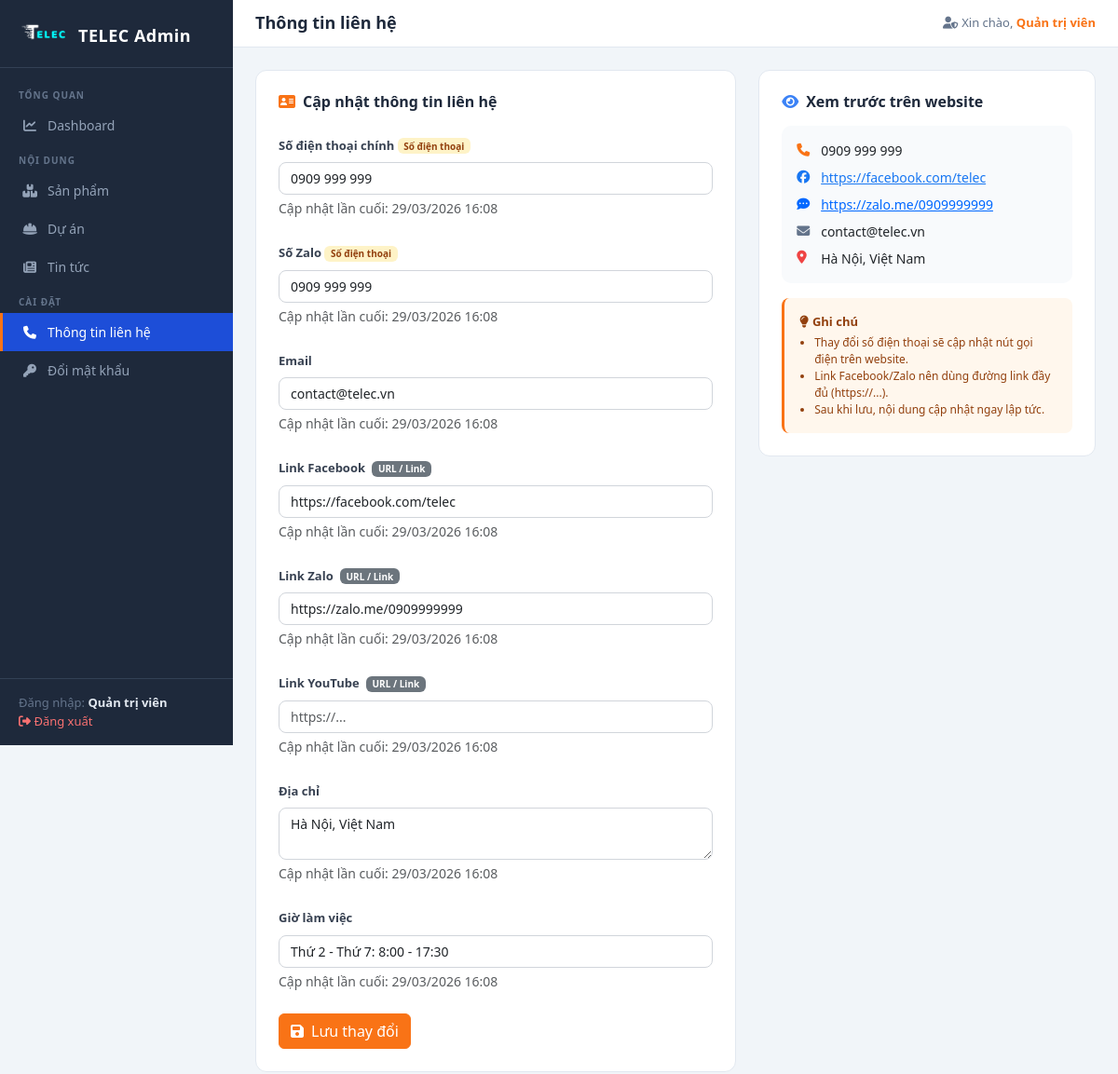
The app's page /admin/contact/index.php (signed in) with its own data.
### tables this page shows
CREATE TABLE IF NOT EXISTS `contact_info` (
    `id` INT AUTO_INCREMENT PRIMARY KEY,
    `key_name` VARCHAR(100) UNIQUE NOT NULL,
    `label` VARCHAR(100) NOT NULL,
    `value` TEXT NOT NULL,
    `updated_at` TIMESTAMP DEFAULT CURRENT_TIMESTAMP ON UPDATE CURRENT_TIMESTAMP
);

### admin/contact/index.php (the view, shortened to what this page needs)
<?php
$page_title = 'Thông tin liên hệ';
$db = getDB();
$contacts = $db->query('SELECT * FROM contact_info ORDER BY id ASC')->fetchAll();
require '../includes/header.php';
?>
<div class="row">
    <div class="col-lg-7">
        <div class="form-card">
            <h6 class="mb-4" style="color:#1e293b;font-weight:700">
                <i class="fas fa-address-card me-2" style="color:var(--orange)"></i>Cập nhật thông tin liên hệ
            </h6>
            <form method="POST">
                <?php foreach ($contacts as $c): ?>
                <div class="mb-4">
                    <label class="form-label">
                        <?= htmlspecialchars($c['label']) ?>
                        <?php if (str_contains($c['key_name'], 'url')): ?>
                        <span class="badge bg-secondary ms-1" style="font-size:10px">URL / Link</span>
                        <?php elseif (str_contains($c['key_name'], 'phone')): ?>
                        <span class="badge" style="background:#fef3c7;color:#92400e;font-size:10px">Số điện thoại</span>
                        <?php endif; ?>
                    </label>
                    <?php if ($c['key_name'] === 'address'): ?>
                    <textarea name="contact[<?= htmlspecialchars($c['key_name']) ?>]" class="form-control" rows="2"><?= htmlspecialchars($c['value']) ?></textarea>
                    <?php else: ?>
                    <input type="text" name="contact[<?= htmlspecialchars($c['key_name']) ?>]" class="form-control"
                        value="<?= htmlspecialchars($c['value']) ?>"
                        placeholder="<?= str_contains($c['key_name'], 'url') ? 'https://...' : '' ?>">
                    <?php endif; ?>
                    <?php if ($c['updated_at']): ?>
                    <div class="form-text">Cập nhật lần cuối: <?= date('d/m/Y H:i', strtotime($c['updated_at'])) ?></div>
                    <?php endif; ?>
                </div>
                <?php endforeach; ?>
                <button type="submit" class="btn btn-orange"><i class="fas fa-save me-2"></i>Lưu thay đổi</button>
            </form>
        </div>
    </div>
    <div class="col-lg-5">
        <div class="form-card">
            <h6 class="mb-3" style="color:#1e293b;font-weight:700">
                <i class="fas fa-eye me-2" style="color:#3b82f6"></i>Xem trước trên website
            </h6>
            <?php
            $info = [];
            foreach ($contacts as $c) $info[$c['key_name']] = $c['value'];
            ?>
            <div style="background:#f8fafc;border-radius:10px;padding:16px;font-size:14px;">
                <div class="mb-2 d-flex align-items-center gap-2">
                    <i class="fas fa-phone" style="color:var(--orange);width:18px"></i>
                    <span><?= htmlspecialchars($info['phone_main'] ?? '') ?></span>
                </div>
                <div class="mb-2 d-flex align-items-center gap-2">
                    <i class="fab fa-facebook" style="color:#1877f2;width:18px"></i>
                    <?php if (!empty($info['facebook_url'])): ?>
                    <a href="<?= htmlspecialchars($info['facebook_url']) ?>" target="_blank" style="color:#1877f2"><?= htmlspecialchars($info['facebook_url']) ?></a>
                    <?php else: ?><span class="text-muted">Chưa có</span><?php endif; ?>
                </div>
                <div class="mb-2 d-flex align-items-center gap-2">
                    <i class="fas fa-comment-dots" style="color:#0068ff;width:18px"></i>
                    <?php if (!empty($info['zalo_url'])): ?>
                    <a href="<?= htmlspecialchars($info['zalo_url']) ?>" target="_blank" style="color:#0068ff"><?= htmlspecialchars($info['zalo_url']) ?></a>
                    <?php else: ?><span class="text-muted">Chưa có</span><?php endif; ?>
                </div>
                <div class="mb-2 d-flex align-items-center gap-2">
                    <i class="fas fa-envelope" style="color:#64748b;width:18px"></i>
                    <span><?= htmlspecialchars($info['email'] ?? '') ?></span>
                </div>
                <div class="d-flex align-items-start gap-2">
                    <i class="fas fa-map-marker-alt" style="color:#ef4444;width:18px;margin-top:2px"></i>
                    <span><?= htmlspecialchars($info['address'] ?? '') ?></span>
                </div>
            </div>
            <div class="mt-3 p-3" style="background:#fff7ed;border-radius:8px;border-left:3px solid var(--orange)">
                <p class="mb-1" style="font-size:13px;font-weight:600;color:#92400e"><i class="fas fa-lightbulb me-1"></i>Ghi chú</p>
                <ul class="mb-0 ps-3" style="font-size:12px;color:#92400e">
                    <li>Thay đổi số điện thoại sẽ cập nhật nút gọi điện trên website.</li>
                    <li>Link Facebook/Zalo nên dùng đường link đầy đủ (https://...).</li>
                    <li>Sau khi lưu, nội dung cập nhật ngay lập tức.</li>
                </ul>
            </div>
        </div>
    </div>
</div>
<?php require '../includes/footer.php'; ?>

### admin/includes/header.php (shortened to what this page needs)
<?php
$current_page = basename($_SERVER['PHP_SELF'], '.php');
$current_dir  = basename(dirname($_SERVER['PHP_SELF']));
$admin_base = ($current_dir === 'admin') ? './' : '../';
$root_base  = ($current_dir === 'admin') ? '../' : '../../';
?>
<!DOCTYPE html>
<html lang="vi">
<head>
<link rel="stylesheet" href="https://cdn.jsdelivr.net/npm/bootstrap@5.3.3/dist/css/bootstrap.min.css">
<link rel="stylesheet" href="https://cdnjs.cloudflare.com/ajax/libs/font-awesome/6.5.1/css/all.min.css">
</head>
<body>
<div id="sidebar">
    <div class="sidebar-brand">
        <img src="<?= $root_base ?>img/logo-telec.png" alt="logo">
        <span>TELEC Admin</span>
    </div>
    <nav class="sidebar-nav">
        <div class="nav-section-title">Tổng quan</div>
        <a href="<?= $admin_base ?>dashboard.php" class="<?= $current_page === 'dashboard' ? 'active' : '' ?>">
            <i class="fas fa-chart-line"></i> Dashboard
        </a>
        <div class="nav-section-title">Nội dung</div>
        <a href="<?= $admin_base ?>products/index.php" class="<?= $current_dir === 'products' ? 'active' : '' ?>">
            <i class="fas fa-boxes-stacked"></i> Sản phẩm
        </a>
        <a href="<?= $admin_base ?>projects/index.php" class="<?= $current_dir === 'projects' ? 'active' : '' ?>">
            <i class="fas fa-hard-hat"></i> Dự án
        </a>
        <a href="<?= $admin_base ?>news/index.php" class="<?= $current_dir === 'news' ? 'active' : '' ?>">
            <i class="fas fa-newspaper"></i> Tin tức
        </a>
        <div class="nav-section-title">Cài đặt</div>
        <a href="<?= $admin_base ?>contact/index.php" class="<?= $current_dir === 'contact' ? 'active' : '' ?>">
            <i class="fas fa-phone"></i> Thông tin liên hệ
        </a>
        <a href="<?= $admin_base ?>change-password.php" class="<?= $current_page === 'change-password' ? 'active' : '' ?>">
            <i class="fas fa-key"></i> Đổi mật khẩu
        </a>
    </nav>
    <div class="sidebar-footer">
        Đăng nhập: <strong style="color:#e2e8f0"><?= htmlspecialchars($_SESSION['admin_name'] ?? 'Admin') ?></strong><br>
        <a href="<?= $admin_base ?>logout.php"><i class="fas fa-sign-out-alt"></i> Đăng xuất</a>
    </div>
</div>
<div id="main-content">
    <div class="top-bar">
        <div class="d-flex align-items-center gap-3">
            <h5 class="page-title"><?= isset($page_title) ? htmlspecialchars($page_title) : 'Dashboard' ?></h5>
        </div>
        <div class="admin-badge"><i class="fas fa-user-shield me-1"></i>Xin chào, <span><?= htmlspecialchars($_SESSION['admin_name'] ?? 'Admin') ?></span></div>
    </div>
    <div class="content-area">

### admin/includes/footer.php (shortened to what this page needs)
    </div>
</div>
</body>
</html>

### admin/includes/header.php (style rules this page uses)
:root { --orange: #F97316; --orange-dark: #EA580C; --sidebar-w: 250px; }
body { background: #f1f5f9; font-family: 'Segoe UI', sans-serif; }
#sidebar { position: fixed; top: 0; left: 0; height: 100vh; width: var(--sidebar-w); background: #1e293b; color: #cbd5e1; z-index: 1000; display: flex; flex-direction: column; transition: transform .3s; }
.sidebar-brand { padding: 20px 20px 16px; border-bottom: 1px solid #334155; display: flex; align-items: center; gap: 10px; }
.sidebar-brand img { height: 36px; filter: brightness(10); }
.sidebar-brand span { font-size: 18px; font-weight: 700; color: #fff; letter-spacing: .5px; }
.sidebar-nav { flex: 1; padding: 12px 0; overflow-y: auto; }
.nav-section-title { padding: 10px 20px 4px; font-size: 10px; font-weight: 700; text-transform: uppercase; letter-spacing: 1px; color: #64748b; }
.sidebar-nav a { display: flex; align-items: center; gap: 10px; padding: 10px 20px; color: #94a3b8; text-decoration: none; font-size: 14px; border-left: 3px solid transparent; transition: all .2s; }
.sidebar-nav a.active { color: #fff; background: #1d4ed8; border-left-color: var(--orange); }
.sidebar-nav a i { width: 18px; text-align: center; }
.sidebar-footer { padding: 16px 20px; border-top: 1px solid #334155; font-size: 13px; color: #64748b; }
.sidebar-footer a { color: #f87171; text-decoration: none; }
#main-content { margin-left: var(--sidebar-w); min-height: 100vh; }
.top-bar { background: #fff; padding: 14px 24px; border-bottom: 1px solid #e2e8f0; display: flex; align-items: center; justify-content: space-between; position: sticky; top: 0; z-index: 100; }
.top-bar .page-title { font-size: 18px; font-weight: 600; color: #1e293b; margin: 0; }
.top-bar .admin-badge { font-size: 13px; color: #64748b; }
.top-bar .admin-badge span { color: var(--orange); font-weight: 600; }
.content-area { padding: 24px; }
.form-card { background: #fff; border-radius: 12px; padding: 24px; border: 1px solid #e2e8f0; }
.form-label { font-size: 13px; font-weight: 600; color: #374151; }
.form-control, .form-select { font-size: 14px; border-radius: 8px; border-color: #d1d5db; }
.btn-orange { background: var(--orange); border-color: var(--orange); color: #fff; }

### records on screen
contact_info: label "Số điện thoại chính", key_name "Số điện thoại", value "0909 999 999", updated_at "29/03/2026 16:08"
contact_info: label "Số Zalo", key_name "Số điện thoại", value "0909 999 999", updated_at "29/03/2026 16:08"
contact_info: label "Email", value "contact@telec.vn", updated_at "29/03/2026 16:08"
contact_info: label "Link Facebook", key_name "URL / Link", value "https://facebook.com/telec", updated_at "29/03/2026 16:08"
contact_info: label "Link Zalo", key_name "URL / Link", value "https://zalo.me/0909999999", updated_at "29/03/2026 16:08"
contact_info: label "Link YouTube", shows "URL / Link", updated_at "29/03/2026 16:08"
contact_info: label "Địa chỉ", key_name+value "Hà Nội, Việt Nam", updated_at "29/03/2026 16:08"
contact_info: label "Giờ làm việc", value "Thứ 2 - Thứ 7: 8:00 - 17:30", updated_at "29/03/2026 16:08"

### other values on screen
$_SESSION['admin_name'] "Quản trị viên"
$page_title "Thông tin liên hệ"
$info['phone_main'] "0909 999 999"
$info['facebook_url'] "https://facebook.com/telec"
$info['zalo_url'] "https://zalo.me/0909999999"
$info['email'] "contact@telec.vn"
$info['address'] "Hà Nội, Việt Nam"
